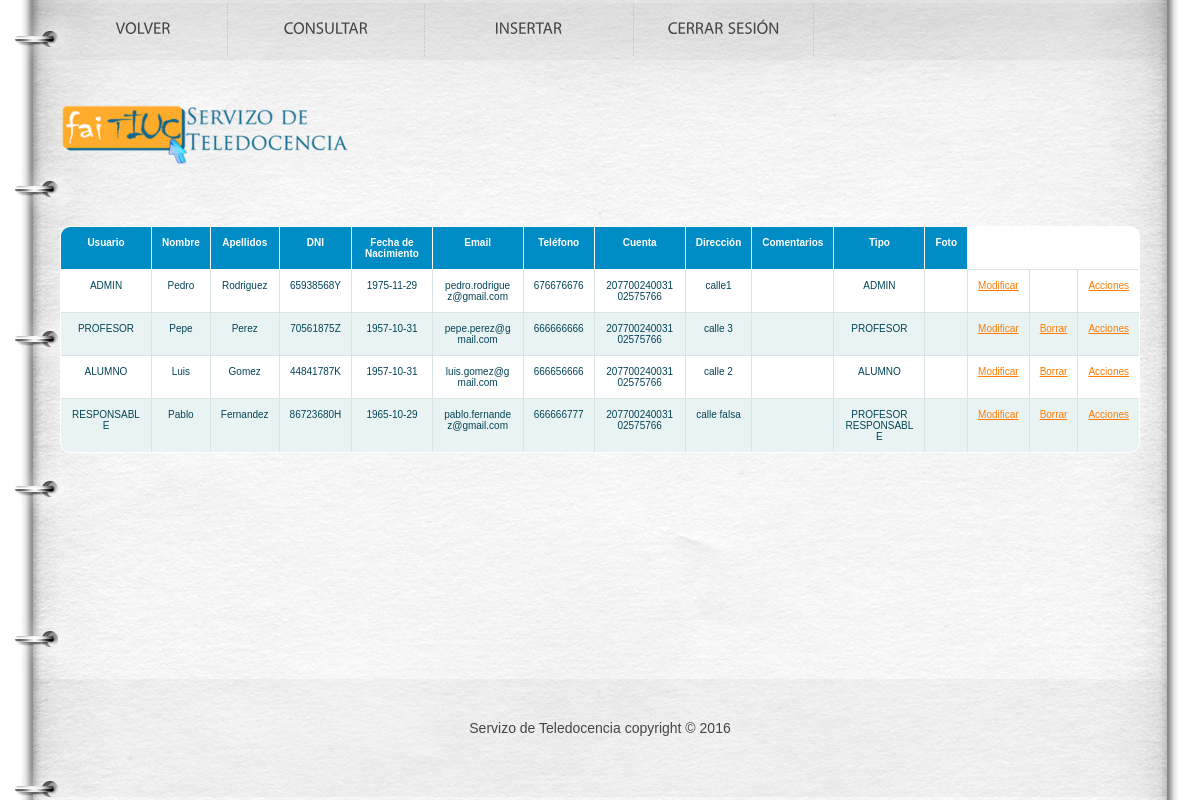
/et3_iu/Controllers/USUARIO_Controller.php (signed in), run on the app's committed database.
### tables this page shows
CREATE TABLE IF NOT EXISTS `USUARIO` (
  `USUARIO_USER` varchar(25) NOT NULL,
  `USUARIO_PASSWORD` varchar(128) NOT NULL,
  `USUARIO_NOMBRE` varchar(25) DEFAULT NULL,
  `USUARIO_APELLIDO` varchar(50) DEFAULT NULL,
  `USUARIO_DNI` varchar(10) DEFAULT NULL,
  `USUARIO_FECH_NAC` date DEFAULT NULL,
  `USUARIO_EMAIL` varchar(50) DEFAULT NULL,
  `USUARIO_TELEFONO` int(15) DEFAULT NULL,
  `USUARIO_CUENTA` varchar(60) DEFAULT NULL,
  `USUARIO_DIRECCION` varchar(80) DEFAULT NULL,
  `USUARIO_COMENTARIOS` varchar(1000) DEFAULT NULL,
  `USUARIO_TIPO` int(10) DEFAULT NULL,
  `USUARIO_ESTADO` enum('Activo','Inactivo') DEFAULT NULL,
  `USUARIO_FOTO` varchar(500) DEFAULT NULL
);

CREATE TABLE IF NOT EXISTS `ROL` (
`ROL_ID` int(10) NOT NULL,
  `ROL_NOM` varchar(80) DEFAULT NULL
);

### et3_iu/Models/USUARIO_Model.php (called while the page is built, shortened)
<?php
include '../Functions/LibraryFunctions.php';
class USUARIO_Modelo
{
	var $mysqli;
function ConectarBD()
{
    $this->mysqli = new mysqli("localhost", "iu2016", "iu2016", "IU2016");
}
	function ConsultarTodo()
	{
		$sql = "select * from USUARIO";
		if (!($resultado = $this->mysqli->query($sql))){
			return 'Error en la consulta sobre la base de datos';
		}
		else{
			$toret=array();
			$i=0;
			while ($fila= $resultado->fetch_array()) {
				$toret[$i]=$fila;
				$i++;
			}
			return $toret;
		}
	}
}
?>

### et3_iu/Functions/LibraryFunctions.php (called while the page is built, shortened)
<?php
function ConsultarNOMRol($ROL_ID) {
    $mysqli = new mysqli("localhost", "iu2016", "iu2016", "IU2016");
    $sql = "SELECT ROL_NOM FROM ROL WHERE ROL_ID='" . $ROL_ID . "'";
    $result = $mysqli->query($sql)->fetch_array();
    return $result['ROL_NOM'];
}
                    ?><li><span><a style="font-size:20px;" href='../Controllers/USUARIO_Controller.php'><?php echo $strings['Gestión de usuarios'] ?></a></span></li> <?php

### et3_iu/Views/USUARIO_SHOWALL_Vista.php (the view, shortened to what this page needs)
<?php
class USUARIO_Show{
private $datos;
private $volver;
function __construct($array, $volver){
	$this->datos = $array;
	$this->volver = $volver;
	$this->render();
}
function render(){
?>
?> <head>
		<link rel="stylesheet" href="../css/reset.css" type="text/css" media="all">
		<link rel="stylesheet" href="../css/style.css" type="text/css" media="all">
	</head>
	<body id="page2">
	<div class="wrap">
		<header>
			<div class="container">
				<h1><a href="../Views/DEFAULT_Vista.php"></a></h1>
				<nav>
					<ul><li><?php echo '<a href=\'' . $this->volver . "' class='m5'>" . $strings['Volver'] . " </a>"; ?></li>
						<li><a href='./USUARIO_Controller.php?accion=<?php echo $strings['Consultar']?>'class="m4"><?php echo $strings['Consultar']?></a></li>
						<li><a href='./USUARIO_Controller.php?accion=<?php echo $strings['Insertar'] ?>' class="m3"><?php echo $strings['Insertar']?></a></li>
						<li><a href="../Functions/Desconectar.php" class="m2"><?php echo  $strings['Cerrar Sesión']; ?></a></li>
					</ul>
				</nav>
			</div>
		</header>
		<div class="container">
<?php
	$lista = array('USUARIO_USER','USUARIO_NOMBRE', 'USUARIO_APELLIDO', 'USUARIO_DNI','USUARIO_FECH_NAC', 'USUARIO_EMAIL',  'USUARIO_TELEFONO', 'USUARIO_CUENTA', 'USUARIO_DIRECCION', 'USUARIO_COMENTARIOS', 'USUARIO_TIPO','USUARIO_FOTO');
?>
	<br><br>
			<div id="centrado"><table class="table" id="btable" border = 1>
	<tr>
<?php
	foreach($lista as $titulo){
	if($titulo==='USUARIO_DIRECCION') {
		echo "<th colspan='2'>";
	}
	else {
		echo "<th>";
	}
		?>
<?php
		echo $strings[$titulo];
?>
		</th>
<?php
	}
?>
	</tr>
<?php
for ($j=0;$j<count($this->datos);$j++){
if ($this->datos[$j]['USUARIO_ESTADO']!=='Inactivo'){
echo "<tr>";
foreach ($this->datos [$j] as $clave => $valor) {
	for ($i = 0; $i < count($lista); $i++) {
		?>
		<?php
		if ($clave === $lista[$i]) {
			if($clave==='USUARIO_DIRECCION') {
				echo "<td colspan='2'>";
			}
			else {
				echo "<td>";
			}
			if( ($clave==='USUARIO_FOTO') ){
				if(is_file($valor)) {
					echo "<a target='_blank' href='" . $valor . "'>".$strings['Ver']."</a>";
				}
			}
			else
				if($clave==='USUARIO_TIPO') {
if(isset($strings[ConsultarNOMRol($valor)])){
					echo $strings[ConsultarNOMRol($valor)];}
					else{
						echo ConsultarNOMRol($valor);
					}
				}
				else {
			echo $valor;
			}
			echo "</td>";
		}
		?>
		<?php
	}
}
?>
		<td>
			<a href='USUARIO_Controller.php?USUARIO_USER=<?php echo $this->datos[$j]['USUARIO_USER'] . '&accion='.$strings['Modificar']; ?>'><?php echo $strings['Modificar'] ?></a>
		</td>
		<td>
			<?php if ($this->datos[$j]['USUARIO_USER']!=='ADMIN'){?>
			 <a href='USUARIO_Controller.php?USUARIO_USER=<?php echo $this->datos[$j]['USUARIO_USER'] . '&accion='.$strings['Borrar']; ?>'><?php echo $strings['Borrar'] ?></a>
		<?php } ?>
		</td>
		<td>
			<a href='USUARIO_Controller.php?USUARIO_USER=<?php echo $this->datos[$j]['USUARIO_USER'] . '&accion='.$strings['Modificar acciones']; ?>'><?php echo $strings['Modificar acciones']?></a>
		</td>
		</tr>
			<?php
			}
}
?>
	</table></div>
		</div>
</div>
	<footer>
		<div class="container">
			<div class="inside">
				<div class="wrapper">
					<div class="aligncenter"> Servizo de Teledocencia copyright © 2016 </div>
				</div>
			</div>
		</div>
	</footer>
	</body>
<?php
}
}

### et3_iu/Controllers/USUARIO_Controller.php (shortened to what this page needs)
<?php
include '../Models/USUARIO_Model.php';
	Switch ($_REQUEST['accion']){
		default:
			if (!isset($_REQUEST['USUARIO_USER'])){
				$usuario = new USUARIO_Modelo('','', '', '', '', '', '', '', '','','', '', '', '');
			}
			else{
				$usuario = get_data_form();
			}
				$datos = $usuario->ConsultarTodo();
			if(!tienePermisos('USUARIO_Show')){
				new Mensaje('No tienes los permisos necesarios','../Views/DEFAULT_Vista.php');
			}
			else {
				new USUARIO_Show($datos, '../Views/DEFAULT_Vista.php');
			}
	}
?>

### et3_iu/css/style.css (style rules this page uses)
article, aside, audio, canvas, command, datalist, details, embed, figcaption, figure, footer, header, hgroup, keygen, meter, nav, output, progress, section, source, video { display:block; }
body { background:#fff; font-family:Arial, Helvetica, sans-serif; font-size:100%; line-height:1em; color:#454545; }
html, body { height:100%; }
.container { margin:0 auto; width:1080px; overflow:hidden; font-size:.875em; padding-bottom:176px; }
header { background:url(../images/header-bg.jpg) no-repeat center top; min-width:940px; }
header .container { height:194px; position:relative; padding:0; }
footer { background:url(../images/footer-bg.png) no-repeat center top; margin-top:-121px; min-width:940px; }
footer .container { height:121px; padding:0; }
.aligncenter { text-align:center; }
.wrapper { width:100%; overflow:hidden; }
.wrap { height:auto !important; height:100%; min-height:100%; background:url(../images/tail-middle.jpg) repeat-y center 194px; min-width:940px; }
#centrado { text-align: center; }
a { color:#ff7b01; outline:none; }
h1 { text-indent:-9999px; }
h1 a { width:473px; height:63px; position:absolute; left:0; top:104px; background:url(../images/logo.png) no-repeat left top; }
header nav { position:absolute; left:0; top:3px; }
header nav ul li { float:left; font-size:16px; line-height:1.2em; text-transform:uppercase; padding-right:1px; background:url(../images/divider.gif) repeat-y right top; }
header nav ul li a { color:#454545; text-decoration:none; display:block; float:left; text-align:center; padding:18px 0 20px 0; background-repeat:no-repeat; background-position:left top; }
header nav ul li a.m2 { width:179px; }
header nav ul li a.m3 { width:208px; }
header nav ul li a.m4 { width:196px; }
header nav ul li a.m5 { width:167px; }
table { white-space: normal; line-height: normal; font-weight: normal; font-size: smaller; font-style: normal; color: black; text-align: center; font-variant: normal; border-color: gray; background-color: white; }
#btable { white-space: normal; line-height: normal; font-weight: normal; font-size: 10px; font-style: normal; color: black; text-align: center; font-variant: normal; border-color: gray; background-color: white; margin-left: 0px; }
#btable { width: 100%; overflow: hidden; background: #FFF; color: #024457; border-radius: 10px; border: 1px solid #008cc4; }
#btable tr { border: 1px solid #D9E4E6; }
#btable tr:nth-child(odd) { background-color: #EAF3F3; }
#btable th { display: none; border: 1px solid #FFF; background-color: #008cc4; color: #FFF; padding: 1em; }
#btable th:first-child { display: table-cell; text-align: center; }
#btable th:nth-child(2) { display: table-cell; }
#btable th:nth-child(2):after { content: attr(data-th); }
@media (min-width: 480px) { #btable th:nth-child(2):after { display: none; } }
#btable td { display: block; word-wrap: break-word; max-width: 7em; }
#btable td:first-child { display: table-cell; text-align: center; border-right: 1px solid #D9E4E6; }
@media (min-width: 480px) { #btable td { border: 1px solid #D9E4E6; } }
#btable th, #btable td { text-align: center; margin: .5em 1em; }
@media (min-width: 480px) { #btable th, #btable td { display: table-cell; padding: 1em; } }
footer .aligncenter { padding-top:39px; line-height:1.429em; }

### data on the page
usuario: USUARIO_USER "ADMIN", USUARIO_NOMBRE "Pedro", USUARIO_APELLIDO "Rodriguez", USUARIO_DNI "65938568Y", USUARIO_FECH_NAC "1975-11-29", USUARIO_EMAIL "pedro.rodriguez@gmail.com", USUARIO_TELEFONO "676676676", USUARIO_CUENTA "20770024003102575766", USUARIO_DIRECCION "calle1", USUARIO_ESTADO "Activo" (drawn), USUARIO_TIPO.ROL_NOM "ADMIN"
usuario: USUARIO_USER "PROFESOR", USUARIO_NOMBRE "Pepe", USUARIO_APELLIDO "Perez", USUARIO_DNI "70561875Z", USUARIO_FECH_NAC "1957-10-31", USUARIO_EMAIL "pepe.perez@gmail.com", USUARIO_TELEFONO "666666666", USUARIO_CUENTA "20770024003102575766", USUARIO_DIRECCION "calle 3", USUARIO_ESTADO "Activo" (drawn), USUARIO_TIPO.ROL_NOM "PROFESOR"
usuario: USUARIO_USER "ALUMNO", USUARIO_NOMBRE "Luis", USUARIO_APELLIDO "Gomez", USUARIO_DNI "44841787K", USUARIO_FECH_NAC "1957-10-31", USUARIO_EMAIL "luis.gomez@gmail.com", USUARIO_TELEFONO "666656666", USUARIO_CUENTA "20770024003102575766", USUARIO_DIRECCION "calle 2", USUARIO_ESTADO "Activo" (drawn), USUARIO_TIPO.ROL_NOM "ALUMNO"
usuario: USUARIO_USER "RESPONSABLE", USUARIO_NOMBRE "Pablo", USUARIO_APELLIDO "Fernandez", USUARIO_DNI "86723680H", USUARIO_FECH_NAC "1965-10-29", USUARIO_EMAIL "pablo.fernandez@gmail.com", USUARIO_TELEFONO "666666777", USUARIO_CUENTA "20770024003102575766", USUARIO_DIRECCION "calle falsa", USUARIO_ESTADO "Activo" (drawn), USUARIO_TIPO.ROL_NOM "PROFESOR RESPONSABLE"

### other printed values
$strings[$titulo] "Usuario"
$strings[$titulo] "Nombre"
$strings[$titulo] "Apellidos"
$strings[$titulo] "DNI"
$strings[$titulo] "Fecha de Nacimiento"
$strings[$titulo] "Email"
$strings[$titulo] "Teléfono"
$strings[$titulo] "Cuenta"
$strings[$titulo] "Dirección"
$strings[$titulo] "Comentarios"
$strings[$titulo] "Tipo"
$strings[$titulo] "Foto"
